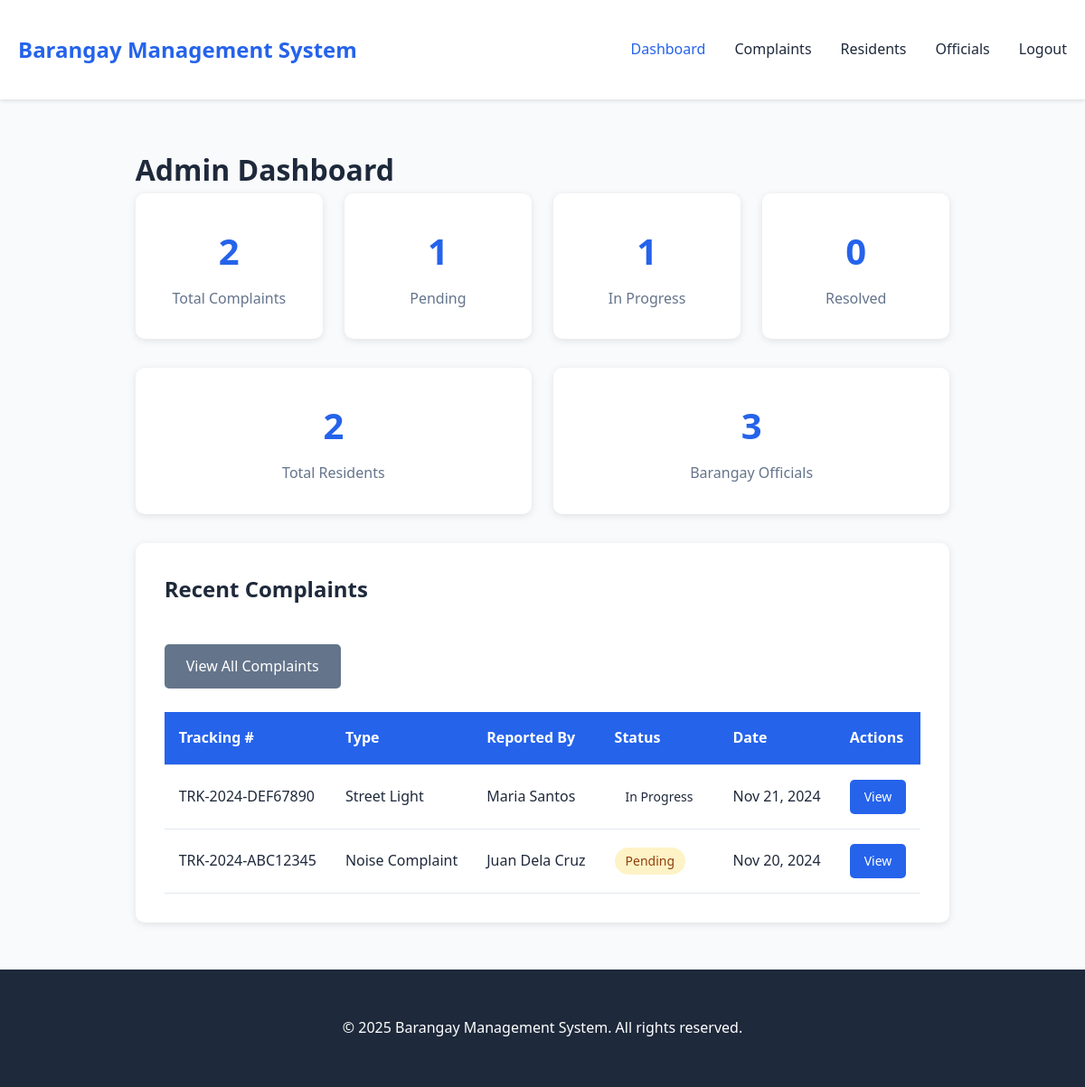
The app's page /admin/dashboard.php (signed in), older data.
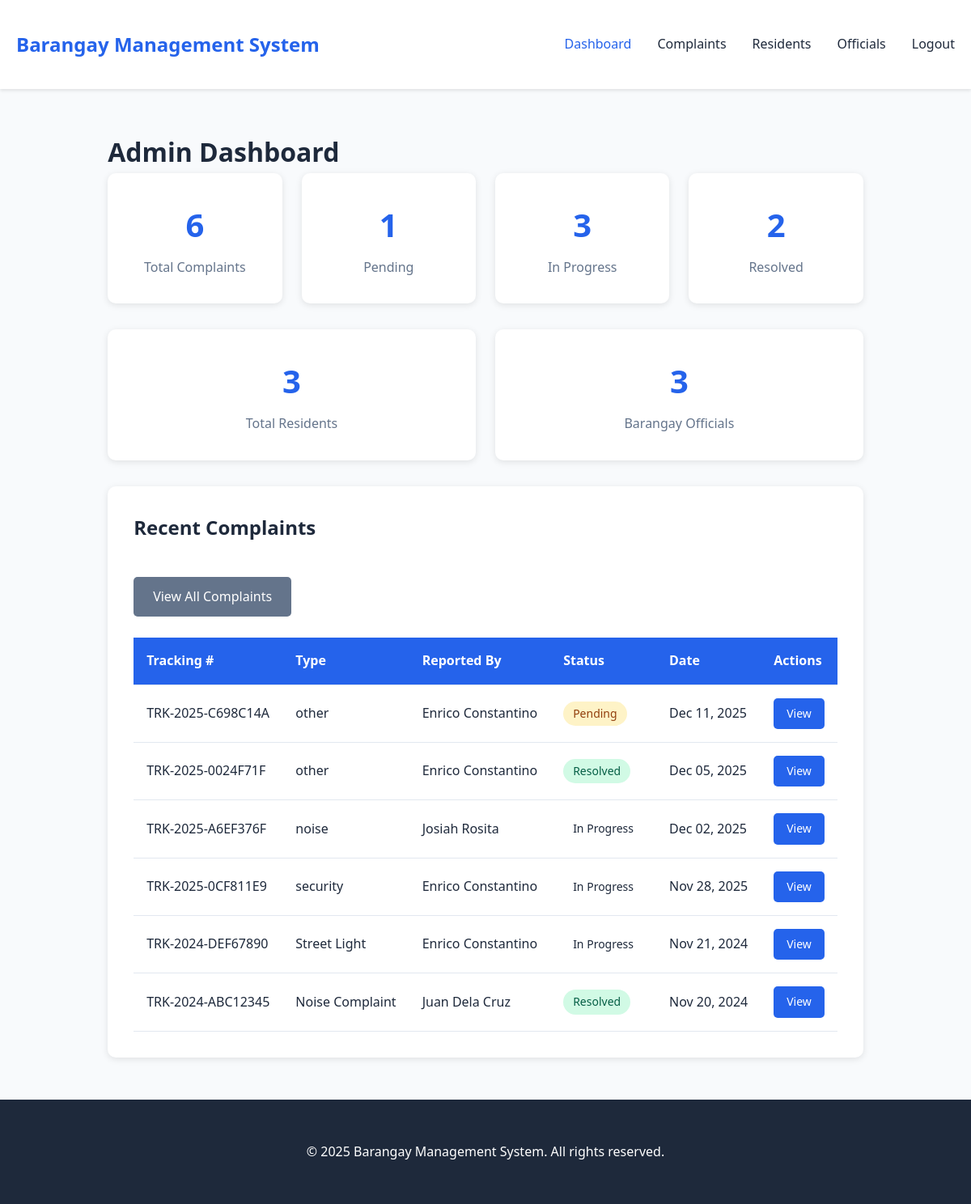
The same page, newer data.
### tables this page shows
CREATE TABLE `Incidents` (
  `IncidentID` int(11) NOT NULL,
  `TrackingNumber` varchar(50) DEFAULT NULL,
  `IncidentType` varchar(50) DEFAULT NULL,
  `Description` text DEFAULT NULL,
  `DateReported` date DEFAULT NULL,
  `ReportedBy` int(11) DEFAULT NULL,
  `HandledBy` int(11) DEFAULT NULL,
  `Status` varchar(20) DEFAULT NULL,
  `AdminResponse` text DEFAULT NULL,
  `UpdatedAt` timestamp NOT NULL DEFAULT current_timestamp() ON UPDATE current_timestamp()
);

### includes/functions.php (called while the page is built, shortened)
<?php
function getIncidents($status = null) {
    $db = new Database();
    $conn = $db->connect();
    $sql = "SELECT i.*,
            CONCAT(u.FirstName, ' ', u.LastName) as resident_name,
            u.ContactNumber,
            o.FullName as handled_by_name
            FROM Incidents i
            LEFT JOIN Users u ON i.ReportedBy = u.ResidentID
            LEFT JOIN Officials o ON i.HandledBy = o.OfficialID";
    $sql .= " ORDER BY i.DateReported DESC, i.IncidentID DESC";
    $stmt = $conn->prepare($sql);
    $stmt->execute();
    return $stmt->get_result();
}
function getIncidentStats() {
    $db = new Database();
    $conn = $db->connect();
    $stats = [];
    $result = $conn->query("SELECT COUNT(*) as total FROM Incidents");
    $stats['total'] = $result->fetch_assoc()['total'];
    $result = $conn->query("SELECT COUNT(*) as pending FROM Incidents WHERE Status = 'Pending'");
    $stats['pending'] = $result->fetch_assoc()['pending'];
    $result = $conn->query("SELECT COUNT(*) as in_progress FROM Incidents WHERE Status = 'In Progress'");
    $stats['in_progress'] = $result->fetch_assoc()['in_progress'];
    $result = $conn->query("SELECT COUNT(*) as resolved FROM Incidents WHERE Status = 'Resolved'");
    $stats['resolved'] = $result->fetch_assoc()['resolved'];
    return $stats;
}
function getTotalResidents() {
    $db = new Database();
    $conn = $db->connect();
    $result = $conn->query("SELECT COUNT(*) as total FROM Users WHERE Role = 'resident'");
    return $result->fetch_assoc()['total'];
}
function getTotalOfficials() {
    $db = new Database();
    $conn = $db->connect();
    $result = $conn->query("SELECT COUNT(*) as total FROM Officials");
    return $result->fetch_assoc()['total'];
}
?>

### public/admin/dashboard.php (the view, shortened to what this page needs)
<?php
require_once '../../includes/functions.php';
$stats = getIncidentStats();
$recent_incidents = getIncidents();
$total_residents = getTotalResidents();
$total_officials = getTotalOfficials();
include '../../templates/header.php';
include '../../templates/navbar.php';
?>
<div class="container">
    <h1>Admin Dashboard</h1>
    <div class="stats-grid">
        <div class="stat-card">
            <h3><?php echo $stats['total']; ?></h3>
            <p>Total Complaints</p>
        </div>
        <div class="stat-card">
            <h3><?php echo $stats['pending']; ?></h3>
            <p>Pending</p>
        </div>
        <div class="stat-card">
            <h3><?php echo $stats['in_progress']; ?></h3>
            <p>In Progress</p>
        </div>
        <div class="stat-card">
            <h3><?php echo $stats['resolved']; ?></h3>
            <p>Resolved</p>
        </div>
    </div>
    <div class="stats-grid">
        <div class="stat-card">
            <h3><?php echo $total_residents; ?></h3>
            <p>Total Residents</p>
        </div>
        <div class="stat-card">
            <h3><?php echo $total_officials; ?></h3>
            <p>Barangay Officials</p>
        </div>
    </div>
    <div class="card">
        <h2>Recent Complaints</h2>
        <br>
        <a href="complaints.php" class="btn btn-secondary">View All Complaints</a>
        <?php if ($recent_incidents->num_rows > 0): ?>
        <br>
            <table>
                   <br>
                <thead>
                    <tr>
                        <th>Tracking #</th>
                        <th>Type</th>
                        <th>Reported By</th>
                        <th>Status</th>
                        <th>Date</th>
                        <th>Actions</th>
                    </tr>
                </thead>
                <tbody>
                    <?php
                    while ($incident = $recent_incidents->fetch_assoc()):
                    ?>
                        <tr>
                            <td><?php echo $incident['TrackingNumber']; ?></td>
                            <td><?php echo $incident['IncidentType']; ?></td>
                            <td><?php echo $incident['resident_name']; ?></td>
                            <td><span class="badge badge-<?php echo strtolower(str_replace(' ', '-', $incident['Status'])); ?>"><?php echo $incident['Status']; ?></span></td>
                            <td><?php echo date('M d, Y', strtotime($incident['DateReported'])); ?></td>
                            <td>
                                <a href="view-complaint.php?id=<?php echo $incident['IncidentID']; ?>" class="btn btn-sm btn-primary">View</a>
                            </td>
                        </tr>
                    <?php endwhile; ?>
                </tbody>
            </table>
        <?php else: ?>
            <p>No complaints filed yet.</p>
        <?php endif; ?>
    </div>
</div>
<?php include '../../templates/footer.php'; ?>

Row changes from the older to the newer data that the page shows:
added incidents: TrackingNumber "TRK-2025-C698C14A", IncidentType "other", resident_name "Enrico Constantino", Status "Pending", DateReported "Dec 11, 2025"
added incidents: TrackingNumber "TRK-2025-0024F71F", IncidentType "other", resident_name "Enrico Constantino", Status "Resolved", DateReported "Dec 05, 2025"
added incidents: TrackingNumber "TRK-2025-A6EF376F", IncidentType "noise", resident_name "Josiah Rosita", Status "In Progress", DateReported "Dec 02, 2025"
added incidents: TrackingNumber "TRK-2025-0CF811E9", IncidentType "security", resident_name "Enrico Constantino", Status "In Progress", DateReported "Nov 28, 2025"
changed incidents "TRK-2024-DEF67890": resident_name "Maria Santos" → "Enrico Constantino"
changed incidents "TRK-2024-ABC12345": Status "Pending" → "Resolved"
Text that changed along with them:
$stats['total']: "2" → "6"
$stats['in_progress']: "1" → "3"
$stats['resolved']: "0" → "2"
$total_residents: "2" → "3"
